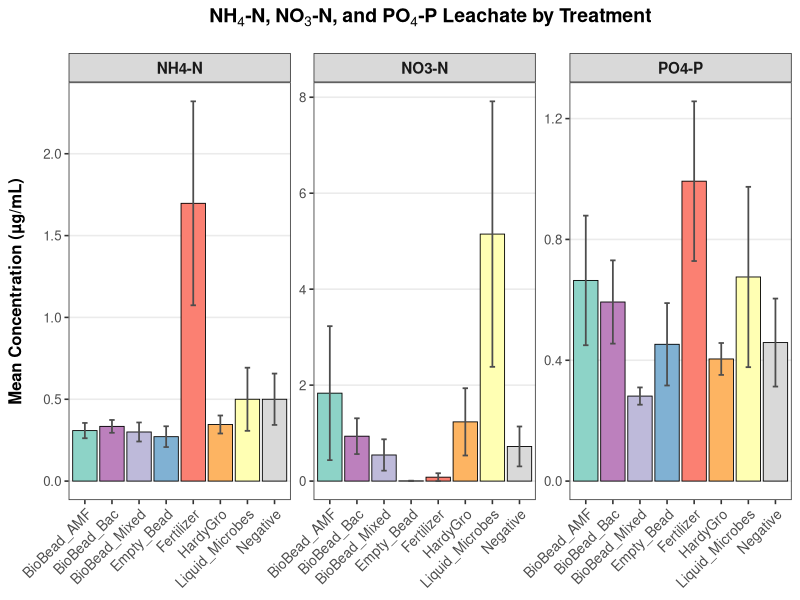

Write R code to recreate this figure.
library(dplyr)
library(tidyr)
library(ggplot2)

master <- read.csv("2025greenhousemaster_8tx.csv")

treatment_colors <- c(
  "BioBead_AMF"    = "#8DD3C7",
  "BioBead_Bac"    = "#BC80BD",
  "BioBead_Mixed"  = "#BEBADA",
  "Fertilizer"     = "#FB8072",
  "Liquid_Microbes"= "#FFFFB3",
  "HardyGro"       = "#FDB462",
  "Empty_Bead"     = "#80B1D3",
  "Negative"       = "#D9D9D9"
)

leachate_summary <- master %>%
  group_by(Treatment_Category) %>%
  summarise(
    mean_NH4 = mean(`NH4.N_ugml`, na.rm = TRUE),
    mean_NO3 = mean(`NO3.N_ugml`, na.rm = TRUE),
    mean_PO4 = mean(`PO4.P_ugml`, na.rm = TRUE),
    se_NH4   = sd(`NH4.N_ugml`, na.rm = TRUE) / sqrt(sum(!is.na(`NH4.N_ugml`))),
    se_NO3   = sd(`NO3.N_ugml`, na.rm = TRUE) / sqrt(sum(!is.na(`NO3.N_ugml`))),
    se_PO4   = sd(`PO4.P_ugml`, na.rm = TRUE) / sqrt(sum(!is.na(`PO4.P_ugml`))),
    .groups = "drop"
  ) %>%
  tidyr::pivot_longer(
    cols      = c(mean_NH4, mean_NO3, mean_PO4),
    names_to  = "Nutrient",
    values_to = "Mean_ugml"
  ) %>%
  mutate(
    SE = case_when(
      Nutrient == "mean_NH4" ~ se_NH4,
      Nutrient == "mean_NO3" ~ se_NO3,
      Nutrient == "mean_PO4" ~ se_PO4
    ),
    Nutrient = recode(Nutrient,
                      "mean_NH4" = "NH4-N",
                      "mean_NO3" = "NO3-N",
                      "mean_PO4" = "PO4-P"
    )
  )

ggplot(leachate_summary, aes(x = Treatment_Category, y = Mean_ugml, fill = Treatment_Category)) +
  geom_bar(stat = "identity", color = "black", linewidth = 0.3) +
  geom_errorbar(aes(ymin = Mean_ugml - SE, ymax = Mean_ugml + SE),
                width = 0.2, linewidth = 0.6, color = "grey30") +
  facet_wrap(~ Nutrient, scales = "free_y") +
  scale_fill_manual(values = treatment_colors) +
  labs(
    title = expression(bold("NH"[4]*"-N, NO"[3]*"-N, and PO"[4]*"-P Leachate by Treatment")),
    x     = NULL,
    y     = expression(bold("Mean Concentration (µg/mL)")),
    fill  = "Treatment"
  ) +
  theme_bw(base_size = 12) +
  theme(
    axis.text.x        = element_text(angle = 45, hjust = 1, size = 10),
    axis.title.y       = element_text(face = "bold", size = 12, margin = margin(r = 10)),
    plot.title         = element_text(hjust = 0.5, size = 14, margin = margin(b = 15)),
    panel.grid.major.x = element_blank(),
    panel.grid.minor   = element_blank(),
    strip.text         = element_text(face = "bold", size = 11),
    legend.position    = "none"
  )
